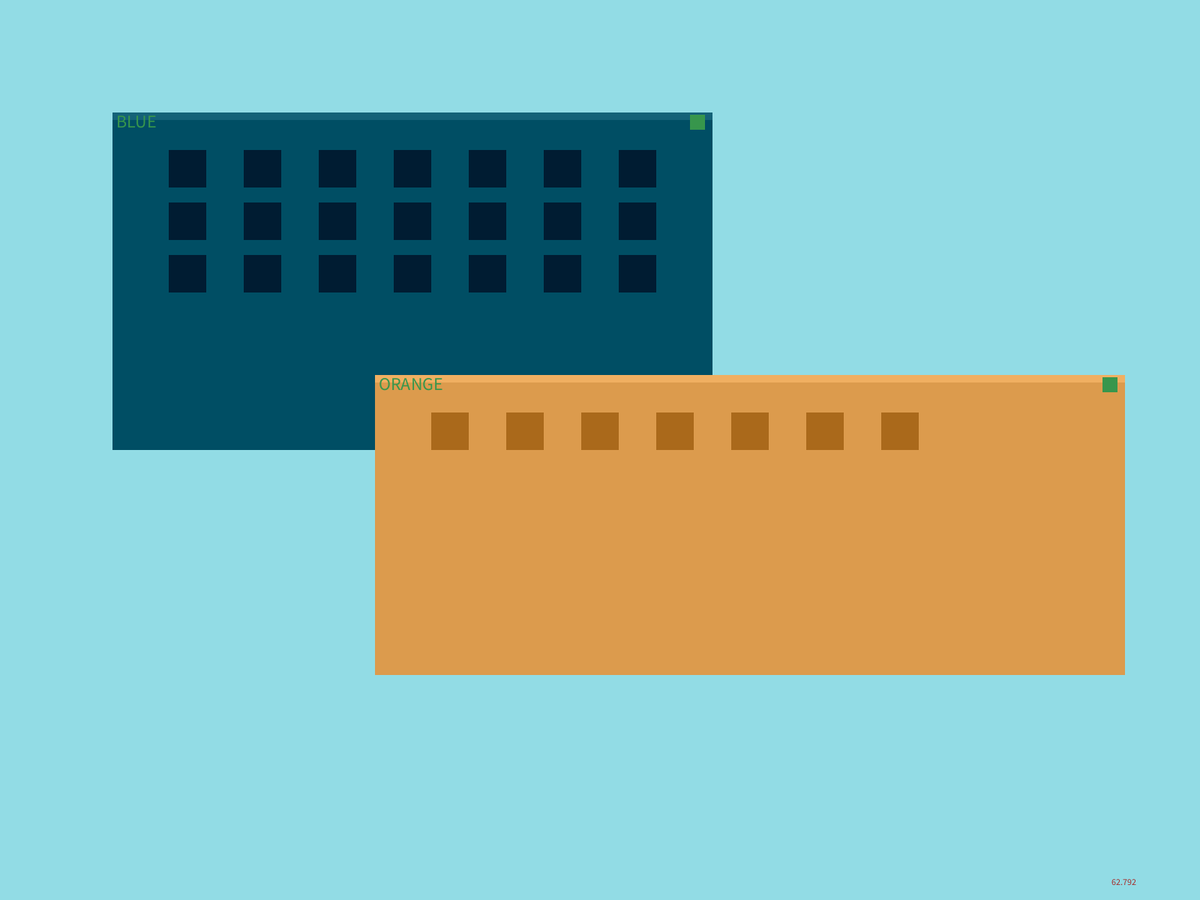
Frame 1 (no input)
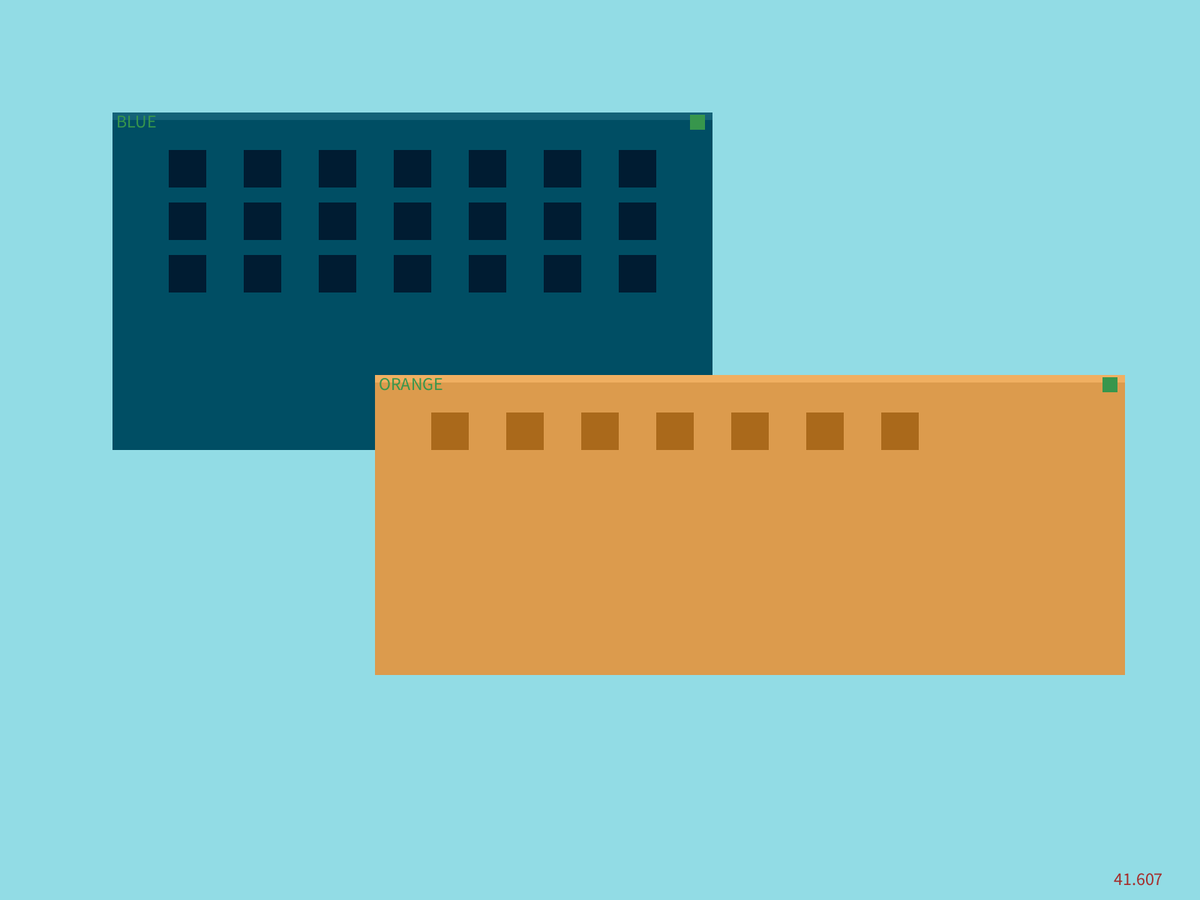
Frame 60 (the mouse pressed at the canvas centre just before this capture)
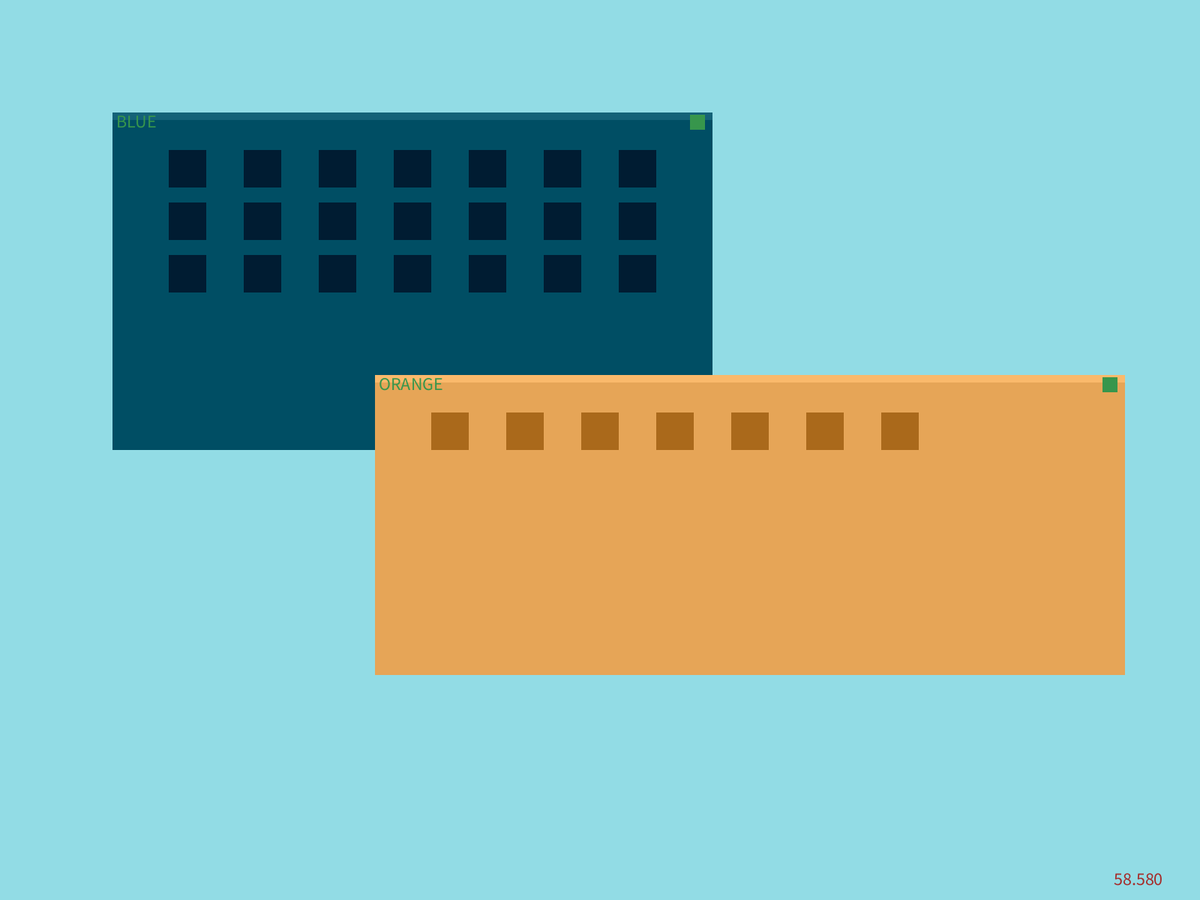
Frame 120 (the mouse held since frame 60 and released just before this capture)

The Processing sketch that drew these frames (run headless with seeded random() and noise(); from frame 60 on, the mouse is pressed at the canvas centre):

// Processing sketch: Windows_Main_Alpha
// ── Windows_Main_Alpha.pde
// it's set up for FULL HD 1920x1080 Monitor
// code written by Mitko Nikov

final public int[][] palette = { {0, 78, 100}, {220, 155, 77}, {55, 150, 76}, {165, 45, 43}, {146, 220, 229} };
final public int TEXTSIZE = 24;
final public int defaultColor = 100;

public ArrayList<WINDOW> windows = new ArrayList<WINDOW>();

void setup() {
   fullScreen();
   
   // ADDING WINDOWS FOR DEMONSTRATION
   WINDOW blue = new WINDOW(150, 150, 800, 450, "BLUE");
   WINDOW orange = new WINDOW(500, 500, 1000, 400, "ORANGE");
   blue.SETCOLOR(palette[0][0], palette[0][1], palette[0][2]);
   orange.SETCOLOR(palette[1][0], palette[1][1], palette[1][2]);
   
   // CCO = Children Color Offset
   int bCCO = -50;
   int oCCO = -50;
   
   // Childrens' size
   int CB = 50;
   
   // Aditional params for childs
   int paddingH = 20;
   
   // ADDING CHILDS
   for (int i = 1; i <= 7; ++i) {
      for (int j = 0; j < 3; ++j) {
         blue.addChildren(CB * 2 * i - CB / 2, CB * (j + 1) + j * paddingH, CB, CB, palette[0][0] + bCCO, palette[0][1] + bCCO, palette[0][2] + bCCO);
      }

      orange.addChildren(CB * 2 * i - CB / 2, CB, CB, CB, palette[1][0] + oCCO, palette[1][1] + oCCO, palette[1][2] + oCCO);
   }
   
   // ADDING THE WINDOWS IN THE ARRAY
   windows.add(blue);
   windows.add(orange);
}

void draw() {   
   background(palette[4][0], palette[4][1], palette[4][2]);
   fill(palette[3][0], palette[3][1], palette[3][2]);
   text(frameRate, width - 120, height - 20);
   
   // WINDOW LOGIC
   for (WINDOW w : windows) {
      w.DRAW();
   }
}

void mousePressed() {
   // WINDOW LOGIC
   for (int i = 0; i < windows.size(); ++i) {
      WINDOW current = windows.get(i);
      int returnValue = current.PRESSED(mouseX, mouseY);
      if (returnValue == 0) {
         windows.remove(i);
      }
   }
}

void mouseDragged() {
   // WINDOW LOGIC
   for (WINDOW w : windows) {
      w.DRAGGED(mouseX, mouseY);
   }
}

void mouseReleased() {
   // WINDOW LOGIC
   for (WINDOW w : windows) {
      w.RELEASED(mouseX, mouseY);
   }
}
// ── Windows.pde
public class WINDOW {
   int X, Y, W, H;
   int xOffset = 0, yOffset = 0;
   int R = defaultColor, G = defaultColor, B = defaultColor;
   int RO = 10, GO = 10, BO = 10;
   
   int closeW = 20, closeH = 20;
   int closeX() { return X + W - closeW - 10; }
   int closeY() { return Y + 3; }
   
   boolean locked = false;
   ArrayList<WINCHILD> childrens = new ArrayList<WINCHILD>();
   String TITLE = "no title";
   
   // THE CLASS CONSTRACTOR
   WINDOW(int x, int y, int w, int h, String title) {
      X = x; Y = y; W = w; H = h;
      TITLE = title;
   }
   
   // SETTING COLOR
   void SETCOLOR(int r, int g, int b) {
      R = r; G = g; B = b;
   }
   
   // DRAWING THE WINDOW ON THE CANVAS
   void DRAW() {
      noStroke();
      // WINDOW BACKGROUND
      fill(R, G, B);
      rect(X, Y, W, H);
      // WINDOW FRAME
      fill(R + 20, G + 20, B + 20);
      rect(X, Y, W, 10);
      // WINDOW BUTTONS
      // CLOSE
      fill(palette[2][0], palette[2][1], palette[2][2]);
      rect(closeX(), closeY(), closeW, closeH);
      // TITLE
      textSize(TEXTSIZE);
      text(TITLE, X + 5, Y + 20);
      
      for(WINCHILD wc : childrens) {
         wc.DRAW(X, Y);
      }
   }
   
   // TESTING IF THE COORDINATES ARE
   // INSIDE THE SOME GIVEN BOX
   private boolean overBox(int x, int y, int xB, int yB, int wB, int hB) {
      if (x >= xB && x < xB + wB) {
         if (y >= yB && y < yB + hB) {
            return true;
         }
      }
      
      return false;
   }
   
   // WHEN THE MOUSEPRESSED EVENT IS TRIGGERED
   int PRESSED(int x, int y) {
      if (overBox(x, y, closeX(), closeY(), closeW, closeH)) {
         // GIVE A CLOSING ORDER
         return 0;
      }
      
      // TESTING IF THE COORDS ARE INSIDE THE WINDOW
      if(overBox(x, y, X, Y, W, H)) {
         locked = true;
         R += RO; G += GO; B += BO;
      } else {
         locked = false;
      }
      
      // CALCULATING THE OFFSET
      // BETWEEN THE MOUSE COORDS
      // AND THE BOX'S COORDS
      xOffset = x - X;
      yOffset = y - Y;
      
      // EVERYTHING IS GOOD
      return 1;
   }
   
   // WHEN THE MOUSEDRAGGED EVENT IS TRIGGERED
   void DRAGGED(int x, int y) {
      // IF ITS IN LOCKED STATE
      if(locked) {
         X = x - xOffset;
         Y = y - yOffset;
      }
   }
   
   // WHEN THE MOUSEREALESED EVENT IS TRIGGERED
   void RELEASED(int x, int y) {
      if (overBox(x, y, X, Y, W, H)) {
         locked = false;
         R -= RO; G -= GO; B -= BO;
      }
   }
   
   // FUNCTION FOR ADDING CHILDREN INSIDE THE WINDOW
   void addChildren(int x, int y, int w, int h, int r, int g, int b) {
      WINCHILD newChildren = new WINCHILD(x, y, w, h);
      newChildren.SETCOLOR(r, g, b);
      childrens.add(newChildren);
   }
}
// ── Windows_Child.pde
public class WINCHILD {
   int X, Y, W, H;
   int R = defaultColor, G = defaultColor, B = defaultColor;
   
   WINCHILD(int x, int y, int w, int h) {
      X = x; Y = y; W = w; H = h;
   }
   
   void SETCOLOR(int r, int g, int b) {
      R = r; G = g; B = b;
   }
   
   // WHEN YOU ARE DRAWING A CHILD
   // YOU PASS THE x, y COORDS OF THE
   // PARENT WINDOW
   void DRAW(int x, int y) {
      noStroke();
      fill(R, G, B);
      rect(x + X, y + Y, W, H);
   }
}
